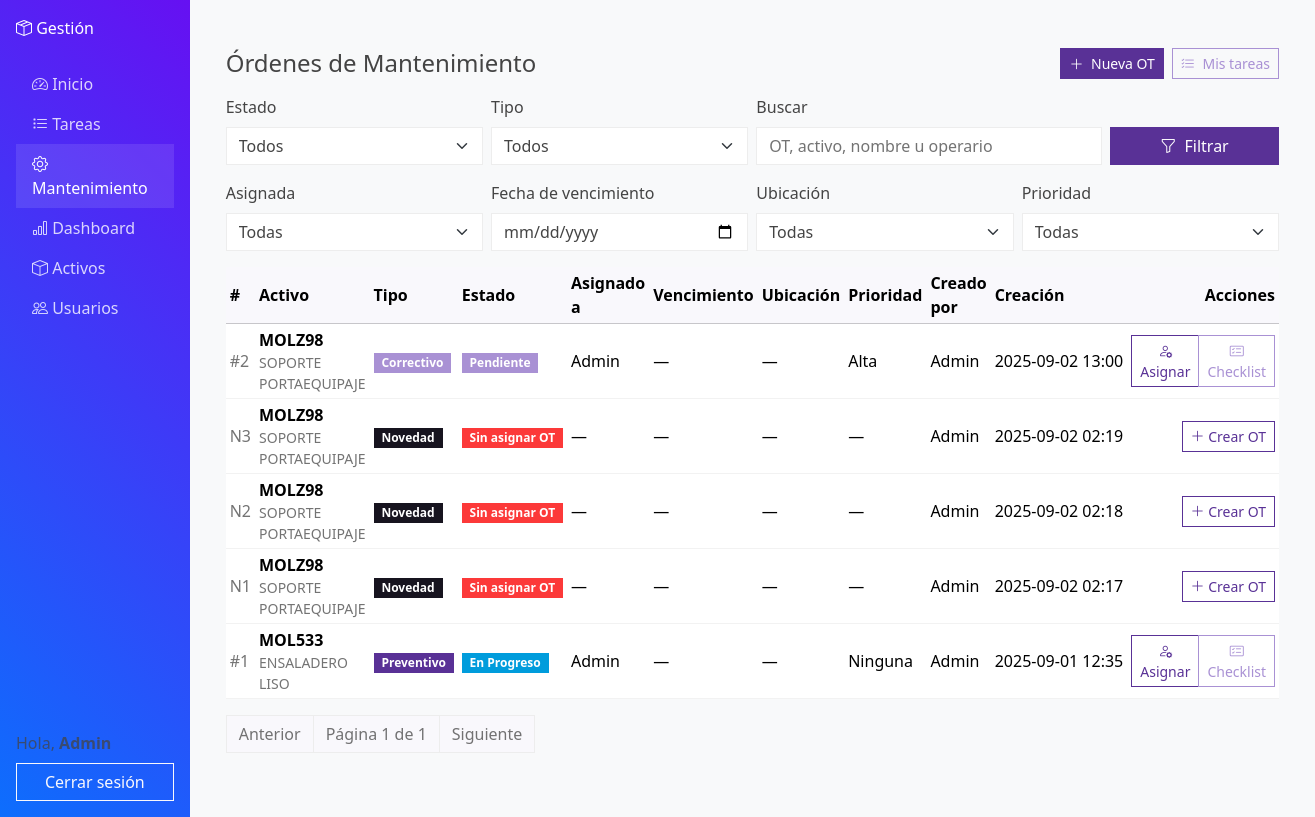
Page /activos/ (signed in) on the earlier database version.
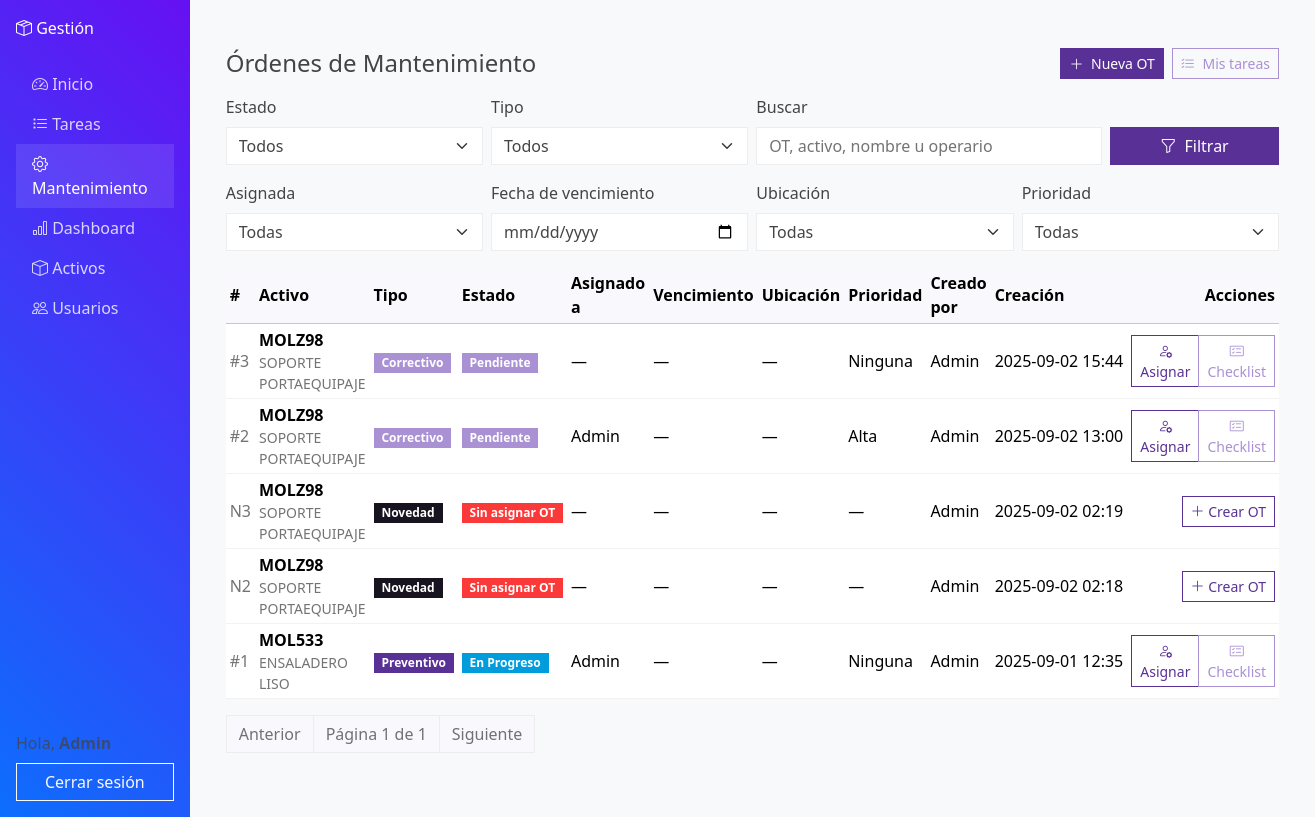
Same page on the later database version.
### activos/models.py (models this page shows, shortened)
class RegistroMantenimiento(models.Model):
    activo = models.ForeignKey(Activo, on_delete=models.CASCADE, related_name="mantenimientos")
    estado = models.CharField(max_length=3, choices=EstadoOT.choices, default=EstadoOT.PEN)
    tipo = models.CharField(max_length=3, choices=TipoOT.choices, default=TipoOT.PRE)
    titulo = models.CharField(max_length=160, default="", blank=False)
    descripcion = models.TextField(blank=True, default="")
    prioridad = models.CharField(max_length=4, choices=PrioridadOT.choices, default=PrioridadOT.NONE)
    fecha_inicio = models.DateField(null=True, blank=True)
    vencimiento = models.DateField(null=True, blank=True)
    recurrencia = models.CharField(max_length=5, choices=RecurrenciaOT.choices, default=RecurrenciaOT.NONE)
    tiempo_estimado_minutos = models.PositiveIntegerField(default=0)
    ubicacion = models.ForeignKey(Ubicacion, null=True, blank=True, on_delete=models.SET_NULL, related_name="ordenes")
    falla = models.ForeignKey("CatalogoFalla", null=True, blank=True, on_delete=models.SET_NULL, related_name="ots")
    plantilla_aplicada = models.ForeignKey(
        "PlantillaChecklist", null=True, blank=True, on_delete=models.SET_NULL, related_name="ots_usadas"
    )
    fecha_creacion = models.DateTimeField(auto_now_add=True)
    fecha_inicio_ejecucion = models.DateTimeField(null=True, blank=True)
    fecha_fin_ejecucion = models.DateTimeField(null=True, blank=True)
    fecha_cierre = models.DateTimeField(null=True, blank=True)
    anio_ejecucion = models.PositiveSmallIntegerField(null=True, blank=True)
    semana_ejecucion = models.PositiveSmallIntegerField(null=True, blank=True)
    lectura_ejecucion = models.DecimalField(max_digits=12, decimal_places=2, null=True, blank=True)
    creado_por = models.ForeignKey(settings.AUTH_USER_MODEL, on_delete=models.SET_NULL, null=True, related_name="ordenes_creadas")
    asignado_a = models.ForeignKey(settings.AUTH_USER_MODEL, on_delete=models.SET_NULL, null=True, blank=True, related_name="tareas_asignadas")
    completado_por = models.ForeignKey(settings.AUTH_USER_MODEL, on_delete=models.SET_NULL, null=True, blank=True, related_name="tareas_completadas")
    class Meta:
        indexes = [
            models.Index(fields=["estado"]),
            models.Index(fields=["tipo"]),
            models.Index(fields=["prioridad"]),
            models.Index(fields=["-fecha_creacion"]),
            models.Index(fields=["-fecha_inicio_ejecucion"]),
            models.Index(fields=["-fecha_cierre"]),
            models.Index(fields=["vencimiento"]),
            models.Index(fields=["activo"]),
            models.Index(fields=["asignado_a"]),
            models.Index(fields=["ubicacion"]),
        ]
        ordering = ["-fecha_creacion", "-id"]

class Activo(models.Model):
    codigo = models.CharField(max_length=100, unique=True, verbose_name="Código")
    numero_activo = models.CharField(max_length=255, verbose_name="# Activo")
    nombre = models.CharField(max_length=255, verbose_name="Nombre")
    peso = models.DecimalField(max_digits=10, decimal_places=2, null=True, blank=True, verbose_name="Peso")
    familia = models.ForeignKey("FamiliaActivo", null=True, blank=True, on_delete=models.SET_NULL, related_name="activos")
    categoria = models.ForeignKey("CategoriaActivo", null=True, blank=True, on_delete=models.SET_NULL, related_name="activos")
    estado = models.ForeignKey("EstadoActivo", null=True, blank=True, on_delete=models.SET_NULL, related_name="activos")
    ubicacion = models.ForeignKey("Ubicacion", null=True, blank=True, on_delete=models.SET_NULL, related_name="activos")
    qr_code = models.ImageField(upload_to="qr_codes", blank=True, null=True)

class Novedad(models.Model):
    class Etapa(models.TextChoices):
        INICIO = "INICIO", "Inicio"
        TALLER_MOLDES = "Taller Moldes", "Taller Moldes"
        ALISTAMIENTO_MOLDES = "Alistamiento Moldes", "Alistamiento Moldes"
        MONTAJE_MOLDES = "Montaje Moldes", "Montaje Moldes"
        PLANTA_PRODUCCION = "Planta - Producción", "Planta - Producción"
    activo = models.ForeignKey(Activo, on_delete=models.CASCADE, related_name="novedades")
    etapa = models.CharField(max_length=100, choices=Etapa.choices)
    descripcion = models.TextField()
    falla = models.ForeignKey(
        CatalogoFalla, null=True, blank=True, on_delete=models.SET_NULL, related_name="novedades"
    )
    archivo = models.FileField(
        upload_to="novedades/%Y/%m/%d/", null=True, blank=True
    )
    fecha = models.DateTimeField(auto_now_add=True)
    reportado_por = models.ForeignKey(
        settings.AUTH_USER_MODEL,
        null=True,
        on_delete=models.SET_NULL,
        related_name="novedades_reportadas",
    )
    orden_mantenimiento = models.ForeignKey(
        "RegistroMantenimiento",
        null=True,
        blank=True,
        on_delete=models.SET_NULL,
        related_name="novedades",
    )

### activos/views.py (the view, shortened to what this page needs)
# urls.py: path("", views.ordenes_list, name="ordenes_list"),
@login_required
@user_passes_test(es_supervisor)
def ordenes_list(request):
    defaults = {
        "estado": "",
        "tipo": "",
        "q": "",
        "asignado": "",
        "vencimiento": "",
        "ubicacion": "",
        "prioridad": "",
    }
    filtros = {**defaults, **request.session.get("filtros_ot", {})}
    qs = RegistroMantenimiento.objects.select_related("activo").all()
    novedades_qs = (
        Novedad.objects.select_related("activo")
        .filter(orden_mantenimiento__isnull=True)
    )
    if filtros.get("estado"):
        if filtros["estado"] == EstadoOT.SIN:
            qs = qs.none()
        else:
            qs = qs.filter(estado=filtros["estado"])
    if filtros.get("tipo"):
        qs = qs.filter(tipo=filtros["tipo"])
    if filtros.get("ubicacion"):
        qs = qs.filter(activo__ubicacion_id=filtros["ubicacion"])
    if filtros.get("prioridad"):
        qs = qs.filter(prioridad=filtros["prioridad"])
    if filtros.get("vencimiento"):
        qs = qs.filter(vencimiento__date__lte=filtros["vencimiento"])
    items = [
        (ot, False) for ot in qs.order_by("-fecha_creacion")
    ] + [
        (nov, True) for nov in novedades_qs.order_by("-fecha")
    ]
    items.sort(
        key=lambda tup: getattr(tup[0], "fecha_creacion", None)
        or getattr(tup[0], "fecha", None),
        reverse=True,
    )
    paginator = Paginator(items, 25)
    page_obj = paginator.get_page(request.GET.get("page"))
    context = {
        "page_obj": page_obj,
        "ordenes": page_obj.object_list,
        "section": "mantenimiento",
        "ESTADOS": EstadoOT.choices,
        "PRIORIDADES": PrioridadOT.choices,
        "ubicaciones": Ubicacion.objects.all(),
        "filtros": filtros,
    }
    return render(request, "activos/ordenes_list.html", context)

### core/views.py (called while the page is built)
def es_supervisor(u):
    return u.is_superuser or u.groups.filter(name__iexact="Supervisor").exists()

### activos/templates/activos/ordenes_list.html (shortened to what the changed rows need)
{% extends "core/base.html" %}
{% load static %}
{% block content %}
<div class="container py-4">
  <div class="d-flex justify-content-between align-items-center mb-3">
    <h1 class="h4 mb-0">Órdenes de Mantenimiento</h1>
  </div>
  <div class="table-responsive">
    <table class="table table-sm align-middle">
      <thead class="table-light">
        <tr>
          <th>#</th>
          <th>Activo</th>
          <th>Tipo</th>
          <th>Estado</th>
          <th>Asignado a</th>
          <th>Vencimiento</th>
          <th>Ubicación</th>
          <th>Prioridad</th>
          <th>Creado por</th>
          <th>Creación</th>
          <th class="text-end">Acciones</th>
        </tr>
      </thead>
      <tbody>
      {% for obj, es_novedad in page_obj.object_list %}
        <tr>
          {% if es_novedad %}
            <td class="text-muted">N{{ obj.id }}</td>
            <td>
              <div class="fw-semibold">{{ obj.activo.codigo }}</div>
              <div class="small text-muted">{{ obj.activo.nombre }}</div>
            </td>
            <td><span class="badge text-bg-dark">Novedad</span></td>
            <td><span class="badge text-bg-danger">Sin asignar OT</span></td>
            <td>—</td>
            <td class="text-nowrap">—</td>
            <td>—</td>
            <td>—</td>
            <td>{{ obj.reportado_por.username|default:"—" }}</td>
            <td class="text-nowrap">{{ obj.fecha|date:"Y-m-d H:i" }}</td>
            <td class="text-end">
              <div class="btn-group btn-group-sm" role="group">
                <a href="{% url 'activos:novedad_detail' obj.id %}" class="btn btn-outline-primary">
                  <i class="bi bi-plus-lg"></i> Crear OT
                </a>
              </div>
            </td>
          {% else %}
            <td class="text-muted">#{{ obj.id }}</td>
            <td>
              <div class="fw-semibold">{{ obj.activo.codigo }}</div>
              <div class="small text-muted">{{ obj.activo.nombre }}</div>
            </td>
            <td>
              {% if obj.tipo == 'PRE' %}
                <span class="badge text-bg-primary">Preventivo</span>
              {% else %}
                <span class="badge text-bg-secondary">Correctivo</span>
              {% endif %}
            </td>
            <td>
              {% if obj.estado == 'PEN' %}
                <span class="badge text-bg-secondary">Pendiente</span>
              {% elif obj.estado == 'PRO' %}
                <span class="badge text-bg-info">En Progreso</span>
              {% elif obj.estado == 'REV' %}
                <span class="badge text-bg-warning">Pend. Revisión</span>
              {% elif obj.estado == 'CER' %}
                <span class="badge text-bg-success">Cerrada</span>
              {% endif %}
            </td>
            <td>{{ obj.asignado_a.username|default:"—" }}</td>
            <td class="text-nowrap">{{ obj.vencimiento|date:"Y-m-d"|default:"—" }}</td>
            <td>{{ obj.ubicacion.nombre|default:"—" }}</td>
            <td>{{ obj.get_prioridad_display }}</td>
            <td>{{ obj.creado_por.username|default:"—" }}</td>
            <td class="text-nowrap">{{ obj.fecha_creacion|date:"Y-m-d H:i" }}</td>
            <td class="text-end">
              <div class="btn-group btn-group-sm" role="group">
                <a href="{% url 'activos:asignar_ot' obj.id %}" class="btn btn-outline-primary">
                  <i class="bi bi-person-gear"></i> Asignar
                </a>
                <a href="{% url 'activos:checklist_mantenimiento' obj.id %}" class="btn btn-outline-secondary">
                  <i class="bi bi-card-checklist"></i> Checklist
                </a>
              </div>
            </td>
          {% endif %}
        </tr>
      {% empty %}
        <tr>
          <td colspan="11" class="text-center text-muted py-4">
            No hay órdenes con el filtro actual.
          </td>
        </tr>
      {% endfor %}
      </tbody>
    </table>
  </div>
</div>
{% endblock %}

Differences in the rows shown:
no longer on this page (row edited): Novedad: id "1", activo.codigo "MOLZ98", activo.nombre "SOPORTE PORTAEQUIPAJE", reportado_por.username "Admin", fecha "2025-09-02 02:17"
added RegistroMantenimiento: id "3", activo.codigo "MOLZ98", activo.nombre "SOPORTE PORTAEQUIPAJE", tipo "Correctivo", estado "Pendiente", asignado_a.username "—", vencimiento "—", ubicacion.nombre "—", prioridad "Ninguna", creado_por.username "Admin", fecha_creacion "2025-09-02 15:44"
